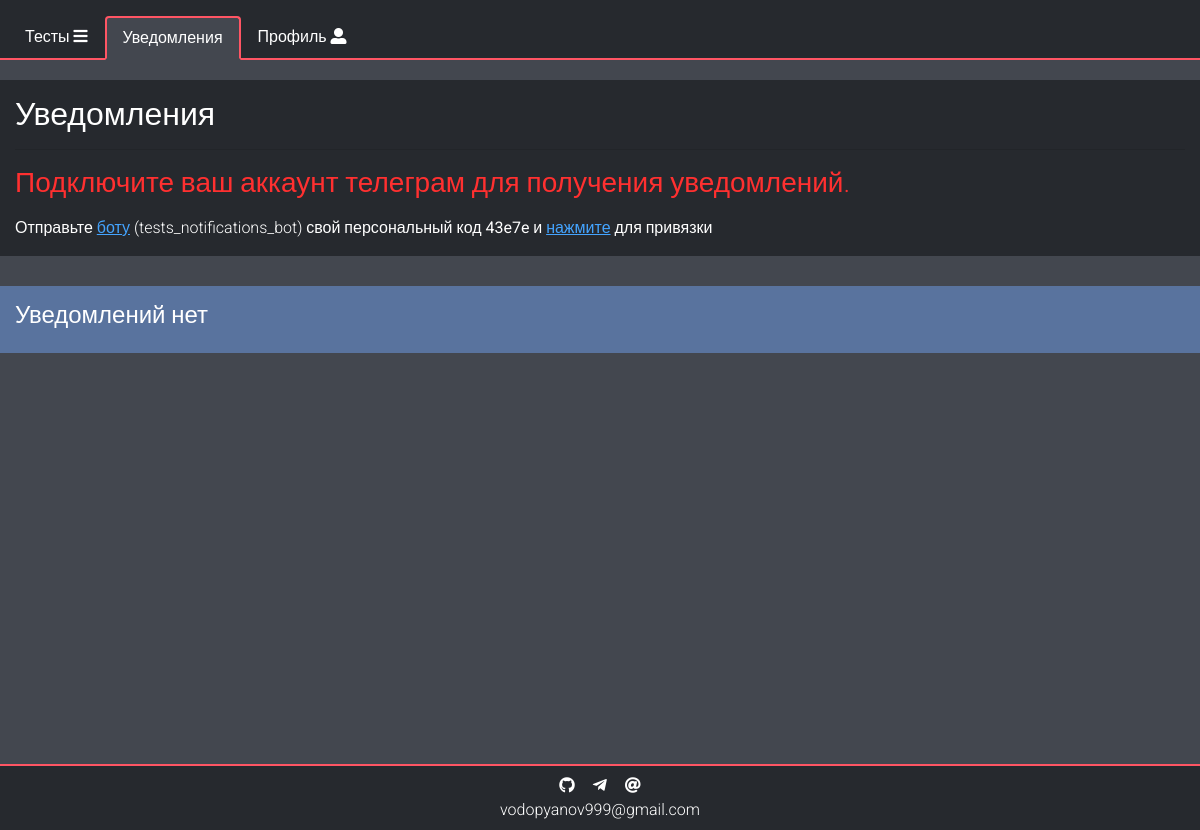
Before: /notifications (signed in) with the older database file.
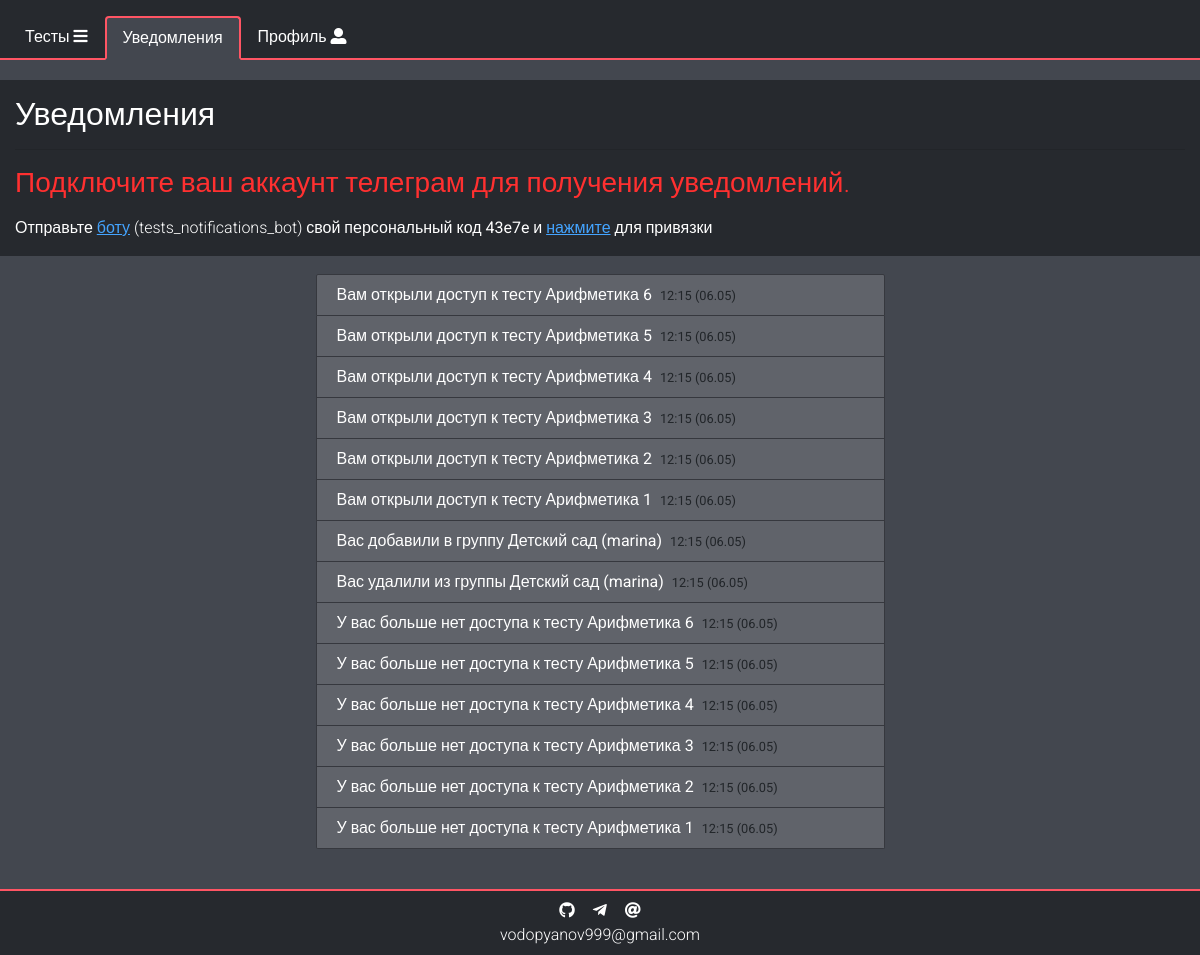
After: the same page with the newer database file.
### data/users.py (models this page shows, shortened)
class User(SqlAlchemyBase, UserMixin):
    __tablename__ = 'users'
    id = sqlalchemy.Column(sqlalchemy.Integer,
                           primary_key=True, autoincrement=True)
    nickname = sqlalchemy.Column(sqlalchemy.String, unique=True, nullable=False)
    hashed_password = sqlalchemy.Column(sqlalchemy.String, nullable=True)
    creator_id = sqlalchemy.Column(sqlalchemy.Integer, sqlalchemy.ForeignKey("users.id"))
    type_id = sqlalchemy.Column(sqlalchemy.Integer,
                                sqlalchemy.ForeignKey("user_types.id"), default=3)
    secret_code = sqlalchemy.Column(sqlalchemy.String, nullable=False)
    chat_id = sqlalchemy.Column(sqlalchemy.Integer, nullable=True, default=0)
    results = orm.relation("Result", back_populates='user')
    user_type = orm.relation("UserType")
    notifications = orm.relation("Notification", back_populates='user')
    created = orm.relation("User")
    tests = orm.relation("Test", back_populates='creator')
    created_groups = orm.relation("Group", back_populates='creator')
    groups = orm.relation("Group",
                          secondary="groups_to_users")

### data/notifications.py (models this page shows, shortened)
class Notification(SqlAlchemyBase):
    __tablename__ = 'notifications'
    id = sqlalchemy.Column(sqlalchemy.Integer,
                           primary_key=True, autoincrement=True)
    text = sqlalchemy.Column(sqlalchemy.String, nullable=True)
    link = sqlalchemy.Column(sqlalchemy.String, nullable=True)
    user_id = sqlalchemy.Column(sqlalchemy.Integer, sqlalchemy.ForeignKey('users.id'))
    date = sqlalchemy.Column(sqlalchemy.DateTime, default=datetime.datetime.now())
    user = orm.relation("User")

### main.py (the view)
@app.route('/notifications')
@login_required
def show_notifs():
    db = db_session.create_session()
    notifs = db.query(Notification).filter(Notification.user == current_user).order_by(Notification.id.desc()).all()
    for notif in notifs:
        d = notif.date
        notif.formatted = d.strftime('%H:%M (%d.%m)')
    return render_template("notifications.html",
                           title="Уведомления",
                           notifications=notifs,
                           other="/notifications",
                           other_title="Уведомления")

### data/db_session.py (called while the page is built)
def create_session() -> Session:
    global __factory
    return __factory()

### main.py (called while the page is built)
@login_manager.user_loader
def load_user(user_id):
    session = db_session.create_session()
    session.expire_on_commit = False
    return session.query(User).get(user_id)

### templates/notifications.html (shortened to what this page needs)
{% extends "base.html" %}
{% block content %}
<div class="row">
    <div class="header col-12 pb-0">
        <h2>{{title}}</h2>
         <div class="font-light mt-1 mb-3">
            {% if not current_user.chat_id %}
             <hr>
            <h3 class="mb-3" style="color: #ff3030;">Подключите ваш аккаунт телеграм для получения уведомлений.</h3>
            <p class="mb-2">
                Отправьте <a class="link" href="tg://resolve?domain=tests_notifications_bot">боту</a> (tests_notifications_bot)
                свой персональный код <b>{{current_user.secret_code}}</b> и <a class="link" href="/check">нажмите</a> для привязки
            </p>
            {% else %}
            <p class="font-light">Аккаунт привязан <a class="link-danger" href="/disconnect">Отвязать</a></p>
            {% endif %}
        </div>
    </div>
    {% if notifications %}
    <div class="col-12 row mx-auto">
        <div class="col-12 col-md-10 col-lg-8 col-xl-6 p-2 mx-auto">
            <ul class="list list-group pb-3">
                {% for notif in notifications %}
                <li class="list-group-item notification py-2 d-flex justify-content-between align-items-center">
                    <b>
                        {% if notif.link %}
                        <a href="{{notif.link}}">
                            {{notif.text}}
                        </a>
                        {% else %}
                        {{notif.text}}
                        {% endif %}
                        <small class="ml-1">{{notif.formatted}}</small>
                    </b>
                </li>
                {% endfor %}
            </ul>
        </div>
        {% else %}
        <div class="header header-alert col-12">
            <h4>Уведомлений нет</h4>
        </div>
    </div>
    {% endif %}
</div>
{% endblock %}

### templates/base.html (shortened to what this page needs)
<!DOCTYPE html>
<html lang="en">
<head>
    <link rel="stylesheet" href="https://use.fontawesome.com/releases/v5.8.2/css/all.css">
    <link href="/static/css/bootstrap/bootstrap.css" rel="stylesheet">
    <link href="/static/css/bootstrap/mdb.css" rel="stylesheet">
    <link rel="stylesheet" href="/static/css/variables.css">
    <link rel="stylesheet" href="/static/css/test.css">
    <link rel="stylesheet" href="/static/css/result-table.css">
    <link rel="stylesheet" href="/static/css/question.css">
    <link rel="stylesheet" href="/static/css/navbar.css">
    <link rel="stylesheet" href="/static/css/list-items.css">
    <link rel="stylesheet" href="/static/css/utilities.css">
</head>
<body>
    {% if current_user.is_authenticated%}
    <ul class="nav nav-tabs px-2 pt-3">
        <li class="nav-item">
            <a class="nav-link {{all_tests}}" href="/all_tests">Тесты <i class="fas fa-bars"></i></a>
        </li>
        {% if other %}
        <li class="nav-item">
            <a class="nav-link active" href="{{other}}">{{other_title}}</a>
        </li>
        {% else %}
        <li class="nav-item">
            <a class="nav-link {{statistics}}" href="/statistics">История <i class="fas fa-history"></i></a>
        </li>
        {% endif %}
        <li class="nav-item">
            <a class="nav-link {{more}}" href="/more">Профиль <i class="fas fa-user-alt"></i></a>
        </li>
    </ul>
    {% endif %}
    <main role="main" class="container-fluid wrapper">
        {% block content %}{% endblock %}
    </main>
    <div class="col-12 text-center contacts p-2">
        <a target="_blank" href="https://github.com/ilya-vodopyanov/testing-system" title="GitHub"><i class="fab fa-github"></i></a>
        <a target="_blank" href="https://telegram.im/@thecattest" title="Telegram"><i class="fab fa-telegram-plane"></i></a>
        <a target="_blank" href="mailto:vodopyanov999@gmail.com" title="vodopyanov999@gmail.com"><i class="fas fa-at"></i></a>
        <br>
        <a href="#">vodopyanov999@gmail.com</a>
    </div>
</body>
</html>

### static/css/variables.css (style rules this page uses)
:root { --a: #26292e; --b: #ff5564; --c: #36383e; --d: #60636a; --e: #51535c; --f: #82848a; --g: #43474f; --background: var(--g); --font-dark: #000; --font-light: #fff; --link-font: #44a4ff; --test-border: var(--a); --test-font: #fff; --test-description-font: #d8d8d8; --test-background: var(--d); --question-border: var(--a); --question-border-chosen: var(--b); --question-background: var(--c); --question-answer-background: var(--f); --question-chosen: #659e3a; --question-font: #fff; --question-font-header: #e0e0e0; --question-answer-font: #000; --result-border: var(--f); --result-background-dark: var(--a); --result-background-light: var(--c); --result-font: #fff; --result-correct: #629c53; --result-incorrect: #7d4949; --result-font-correct: #fff; --nav-border: var(--b); --nav-border-hover: var(--a); --nav-border-width: 2px; --nav-background: var(--a); --nav-background-active: var(--g); --nav-background-hover: var(--c); --nav-font: #fff; --nav-font-active: #fff; --nav-font-hover: #fff; --list-item-border: var(--c); --list-item-font: #fff; --list-item-notification-font: #fff; --list-item-notification-font-hover: #fafafa; --list-item-dark-font-hover: #000; --list-item-background: var(--f); --list-item-background-dark: var(--e); --list-item-notification-background: var(--d); --list-item-notification-background-hover: var(--f); --list-item-background-dark-hover: var(--f); --list-item-profile-font-hover: #fff; --list-item-profile-background-hover: var(--f); --list-item-danger: #dc3545; --header-background: var(--a); --header-alert-background: #59739e; --header-font: #fff; --success: #3c7510; --btn-danger: #c11324; --delete-link: #b70000; --contacts-background: var(--a); --contacts-font: #fff; --contacts-font-hover: #aaa; --card-background: var(--c); --card-border: var(--b); --card-font: #fff; }

### static/css/navbar.css (style rules this page uses)
.nav-tabs { background-color: var(--nav-background); color: var(--nav-font); border-bottom: var(--nav-border-width) solid var(--nav-border); }
.nav-tabs .nav-item { margin-bottom: -2px; }
.nav-link.active, .nav-link.active:hover { background-color: var(--nav-background-active)!important; border: var(--nav-border-width) solid var(--nav-border)!important; border-bottom: var(--nav-border-width) solid var(--nav-background-active)!important; color: var(--nav-font-active)!important; }
.nav-link { color: var(--nav-font); }

### static/css/list-items.css (style rules this page uses)
.list-group-item { background-color: var(--list-item-background); border-color: var(--list-item-border); margin: 0; cursor: default; }
.list-group-item a { text-decoration: none; }
.notification { background-color: var(--list-item-notification-background); }
.notification a { color: var(--list-item-notification-font)!important; text-decoration: none; }

### static/css/utilities.css (style rules this page uses)
html { overflow: auto; }
body { background-color: var(--background); overflow-y: scroll; overflow-x: hidden; font-family: "Roboto",sans-serif; font-weight: 300; }
.link { color: var(--link-font); text-decoration: underline; }
.font-light { color: var(--font-light)!important; }
.header { margin-top: 20px; padding: 15px; background-color: var(--header-background); margin-bottom: 10px; color: var(--header-font); }
.wrapper { min-height: 86vh; overflow-y: auto; }
.contacts { background-color: var(--contacts-background); border-top: 2px solid var(--b); margin-top: 1em; }
.contacts a { font-size: 1em; color: var(--contacts-font); padding: 7px; }

Changed rows visible on the page:
added Notification: text "Вам открыли доступ к тесту Арифметика 6", formatted "12:15 (06.05)"
added Notification: text "Вам открыли доступ к тесту Арифметика 5", formatted "12:15 (06.05)"
added Notification: text "Вам открыли доступ к тесту Арифметика 4", formatted "12:15 (06.05)"
added Notification: text "Вам открыли доступ к тесту Арифметика 3", formatted "12:15 (06.05)"
added Notification: text "Вам открыли доступ к тесту Арифметика 2", formatted "12:15 (06.05)"
added Notification: text "Вам открыли доступ к тесту Арифметика 1", formatted "12:15 (06.05)"
added Notification: text "Вас добавили в группу Детский сад (marina)", formatted "12:15 (06.05)"
added Notification: text "Вас удалили из группы Детский сад (marina)", formatted "12:15 (06.05)"
added Notification: text "У вас больше нет доступа к тесту Арифметика 6", formatted "12:15 (06.05)"
added Notification: text "У вас больше нет доступа к тесту Арифметика 5", formatted "12:15 (06.05)"
added Notification: text "У вас больше нет доступа к тесту Арифметика 4", formatted "12:15 (06.05)"
added Notification: text "У вас больше нет доступа к тесту Арифметика 3", formatted "12:15 (06.05)"
added Notification: text "У вас больше нет доступа к тесту Арифметика 2", formatted "12:15 (06.05)"
added Notification: text "У вас больше нет доступа к тесту Арифметика 1", formatted "12:15 (06.05)"
Other visible differences:
text no longer shown: "Уведомлений нет"
